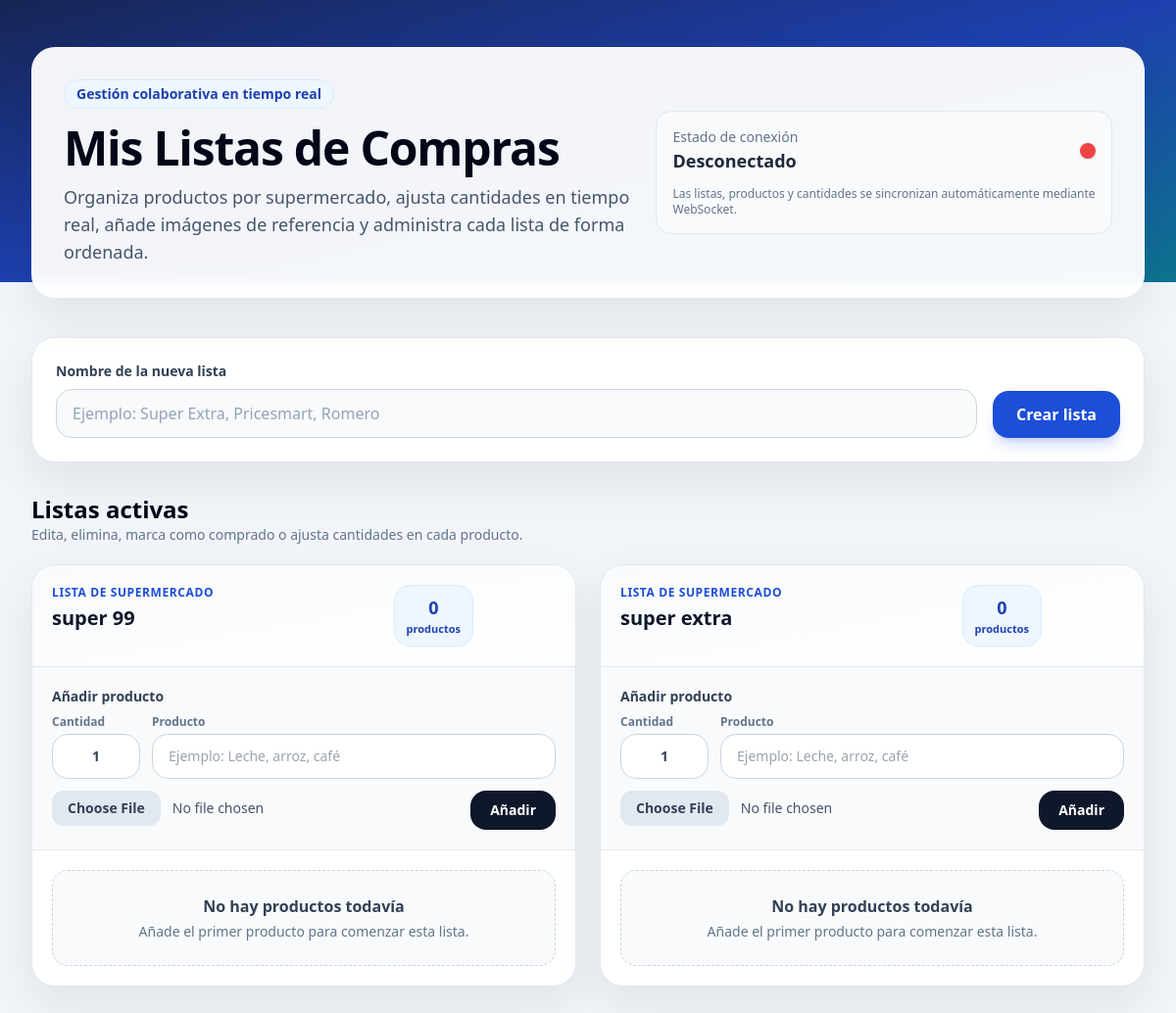
Before: / with the older database file.
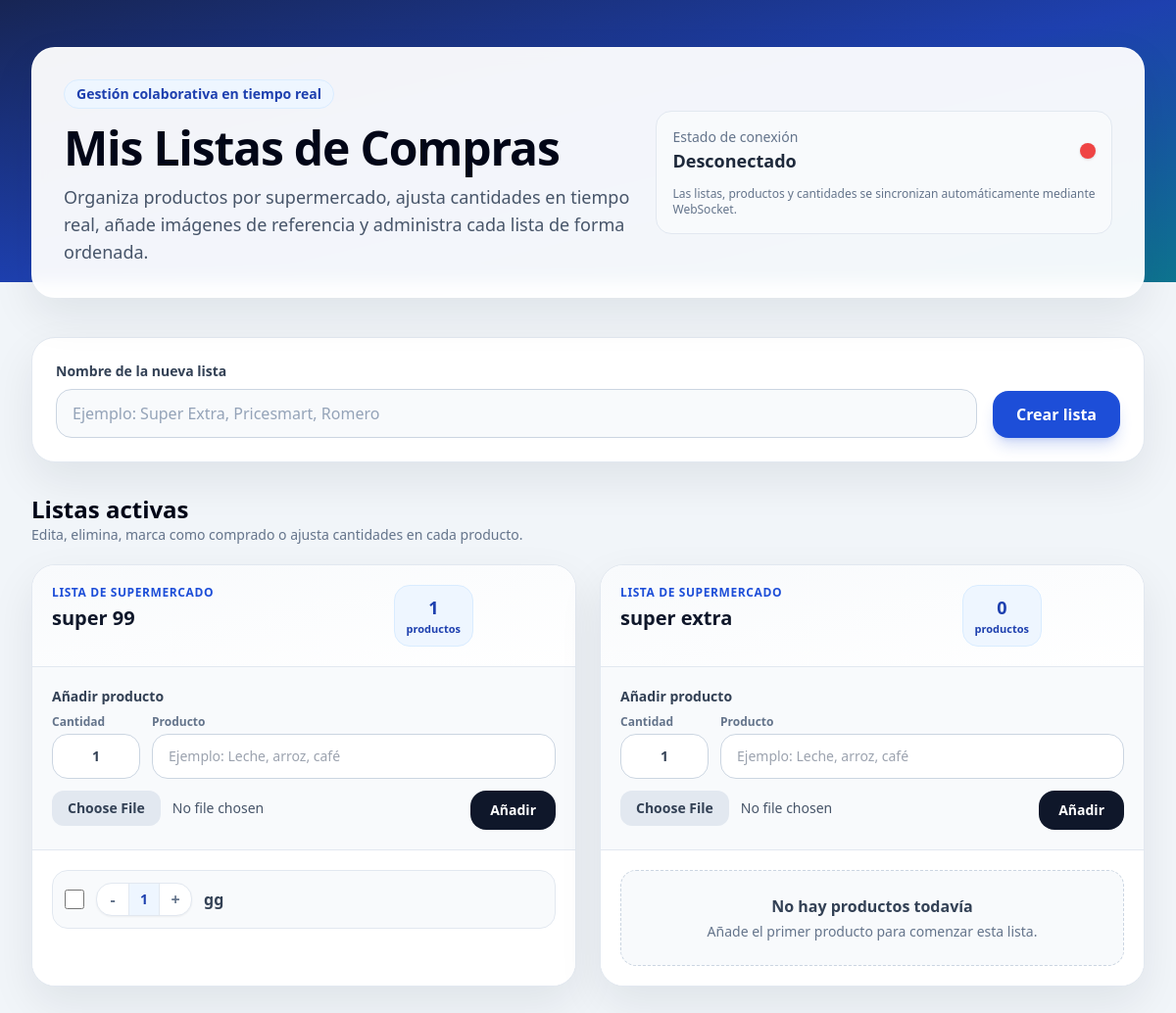
After: the same page with the newer database file.
### core/models.py (models this page shows, shortened)
class ShoppingList(models.Model):
    name = models.CharField(max_length=100)
    created_at = models.DateTimeField(auto_now_add=True)

class Item(models.Model):
    shopping_list = models.ForeignKey(ShoppingList, related_name='items', on_delete=models.CASCADE)
    name = models.CharField(max_length=200)
    quantity = models.IntegerField(default=1)
    image = models.ImageField(upload_to='items/', blank=True, null=True)
    is_done = models.BooleanField(default=False)
    created_at = models.DateTimeField(auto_now_add=True)

### core/views.py (the view)
# urls.py: path('', views.index, name='index'),
def index(request):
    lists = ShoppingList.objects.prefetch_related(
        Prefetch('items', queryset=Item.objects.filter(is_done=False).order_by('-created_at'))
    ).order_by('-created_at')
    return render(request, 'core/index.html', {'lists': lists})

### core/templates/core/index.html (shortened to what this page needs)
<!DOCTYPE html>
<html lang="es">
<head>
    <script src="https://cdn.tailwindcss.com"></script>
</head>
<body class="min-h-screen bg-slate-100 text-slate-800 font-sans">
    <main class="relative max-w-7xl mx-auto px-4 sm:px-6 lg:px-8 py-8 lg:py-12">
        <section class="mb-8 lg:mb-10">
            <div class="bg-white/95 backdrop-blur rounded-3xl shadow-soft border border-white/70 p-6 lg:p-8">
                <div class="flex flex-col lg:flex-row lg:items-center lg:justify-between gap-6">
                    <div>
                        <span class="inline-flex items-center gap-2 px-3 py-1 rounded-full bg-brand-50 text-brand-700 text-sm font-semibold border border-brand-100">
                            Gestión colaborativa en tiempo real
                        </span>
                        <h1 class="mt-4 text-3xl sm:text-4xl lg:text-5xl font-extrabold tracking-tight text-slate-950">
                            Mis Listas de Compras
                        </h1>
                        <p class="mt-3 max-w-2xl text-slate-600 text-base lg:text-lg">
                            Organiza productos por supermercado, ajusta cantidades en tiempo real, añade imágenes de referencia y administra cada lista de forma ordenada.
                        </p>
                    </div>
                    <div class="bg-slate-50 rounded-2xl border border-slate-200 p-4 min-w-full sm:min-w-[280px] lg:min-w-[320px]">
                        <div class="flex items-center justify-between gap-4">
                            <div>
                                <p class="text-sm text-slate-500">Estado de conexión</p>
                                <p id="connection-text" class="text-lg font-bold text-slate-800">Conectando...</p>
                            </div>
                            <div id="connection-dot" class="w-4 h-4 rounded-full bg-amber-400 shadow"></div>
                        </div>
                        <p class="mt-3 text-xs text-slate-500">
                            Las listas, productos y cantidades se sincronizan automáticamente mediante WebSocket.
                        </p>
                    </div>
                </div>
            </div>
        </section>
        <section class="mb-8">
            <form id="create-list-form" class="bg-white rounded-3xl shadow-soft border border-slate-200 p-5 lg:p-6">
                <div class="grid grid-cols-1 lg:grid-cols-[1fr_auto] gap-4 lg:items-end">
                    <div>
                        <label for="new-list-name" class="block text-sm font-semibold text-slate-700 mb-2">
                            Nombre de la nueva lista
                        </label>
                        <input
                            type="text"
                            id="new-list-name"
                            placeholder="Ejemplo: Super Extra, Pricesmart, Romero"
                            required
                            maxlength="80"
                            class="w-full rounded-2xl border border-slate-300 bg-slate-50 px-4 py-3 text-slate-800 placeholder:text-slate-400 outline-none transition focus:bg-white focus:border-brand-500 focus:ring-4 focus:ring-brand-100"
                        >
                    </div>
                    <button
                        type="submit"
                        id="create-list-button"
                        class="inline-flex items-center justify-center rounded-2xl bg-brand-600 px-6 py-3 font-bold text-white shadow-lg shadow-brand-600/20 transition hover:bg-brand-700 hover:-translate-y-0.5 focus:outline-none focus:ring-4 focus:ring-brand-100"
                    >
                        Crear lista
                    </button>
                </div>
            </form>
        </section>
        <section>
            <div class="flex flex-col sm:flex-row sm:items-end sm:justify-between gap-3 mb-5">
                <div>
                    <h2 class="text-2xl font-extrabold text-white lg:text-slate-950">
                        Listas activas
                    </h2>
                    <p class="text-sm text-white/80 lg:text-slate-500">
                        Edita, elimina, marca como comprado o ajusta cantidades en cada producto.
                    </p>
                </div>
            </div>
            <div id="lists-container" class="grid grid-cols-1 md:grid-cols-2 xl:grid-cols-3 gap-6">
                {% for list in lists %}
                    <article
                        id="list-card-{{ list.id }}"
                        class="group/list bg-white rounded-3xl shadow-soft border border-slate-200 overflow-hidden flex flex-col transition duration-300 hover:-translate-y-1 hover:shadow-xl"
                    >
                        <div class="p-5 bg-gradient-to-br from-slate-50 to-white border-b border-slate-200">
                            <div class="flex items-start justify-between gap-4">
                                <div class="min-w-0">
                                    <p class="text-xs uppercase tracking-wider font-bold text-brand-600">
                                        Lista de supermercado
                                    </p>
                                    <h3 id="list-title-{{ list.id }}" class="mt-1 text-xl font-extrabold text-slate-900 break-words">
                                        {{ list.name }}
                                    </h3>
                                </div>
                                <div class="flex items-start gap-2 shrink-0">
                                    <div class="rounded-2xl bg-brand-50 border border-brand-100 px-3 py-2 text-center">
                                        <p id="count-{{ list.id }}" class="text-lg font-extrabold text-brand-700">
                                            {{ list.items.count }}
                                        </p>
                                        <p class="text-[11px] font-semibold text-brand-700">
                                            productos
                                        </p>
                                    </div>
                                </div>
                            </div>
                        </div>
                        <form onsubmit="submitItem(event, {{ list.id }})" class="p-5 border-b border-slate-200 bg-slate-50">
                            <label class="block text-sm font-semibold text-slate-700 mb-2">
                                Añadir producto
                            </label>
                            <div class="grid grid-cols-[90px_1fr] gap-3">
                                <div>
                                    <label for="item-quantity-{{ list.id }}" class="block text-xs font-bold text-slate-500 mb-1">
                                        Cantidad
                                    </label>
                                    <input
                                        type="number"
                                        id="item-quantity-{{ list.id }}"
                                        placeholder="Cant."
                                        value="1"
                                        min="1"
                                        class="w-full rounded-2xl border border-slate-300 bg-white px-3 py-3 text-sm text-center font-extrabold text-slate-700 outline-none transition focus:border-brand-500 focus:ring-4 focus:ring-brand-100"
                                    >
                                </div>
                                <div>
                                    <label for="item-name-{{ list.id }}" class="block text-xs font-bold text-slate-500 mb-1">
                                        Producto
                                    </label>
                                    <input
                                        type="text"
                                        id="item-name-{{ list.id }}"
                                        placeholder="Ejemplo: Leche, arroz, café"
                                        required
                                        maxlength="100"
                                        class="w-full rounded-2xl border border-slate-300 bg-white px-4 py-3 text-sm outline-none transition focus:border-brand-500 focus:ring-4 focus:ring-brand-100"
                                    >
                                </div>
                            </div>
                            <div class="mt-3 grid grid-cols-1 sm:grid-cols-[1fr_auto] gap-3">
                                <input
                                    type="file"
                                    id="item-image-{{ list.id }}"
                                    accept="image/*"
                                    class="block w-full text-sm text-slate-600 file:mr-3 file:rounded-xl file:border-0 file:bg-slate-200 file:px-4 file:py-2 file:text-sm file:font-semibold file:text-slate-700 hover:file:bg-slate-300"
                                >
                                <button
                                    type="submit"
                                    class="rounded-2xl bg-slate-900 px-5 py-2.5 text-sm font-bold text-white transition hover:bg-brand-700 focus:outline-none focus:ring-4 focus:ring-brand-100"
                                >
                                    Añadir
                                </button>
                            </div>
                        </form>
                        <div id="items-for-{{ list.id }}" class="p-5 flex-1 overflow-y-auto max-h-[420px] custom-scrollbar bg-white">
                            {% for item in list.items.all %}
                                <div
                                    id="item-{{ item.id }}"
                                    class="group/item flex items-center justify-between gap-4 bg-slate-50 p-3 mb-3 rounded-2xl border border-slate-200 transition-all duration-700 ease-out hover:bg-white hover:shadow-sm"
                                >
                                    <div class="flex items-center gap-3 min-w-0">
                                        <input
                                            type="checkbox"
                                            onclick="markDone({{ item.id }})"
                                            class="w-5 h-5 accent-green-600 rounded cursor-pointer shrink-0"
                                            aria-label="Marcar producto como comprado"
                                        >
                                        <div class="inline-flex items-center rounded-2xl bg-white border border-slate-200 shadow-sm overflow-hidden shrink-0">
                                            <button
                                                type="button"
                                                onclick="changeQty({{ item.id }}, -1)"
                                                class="w-8 h-8 inline-flex items-center justify-center text-slate-500 font-extrabold transition hover:bg-slate-100 hover:text-slate-900"
                                                title="Disminuir cantidad"
                                            >
                                                -
                                            </button>
                                            <span
                                                id="qty-text-{{ item.id }}"
                                                class="min-w-8 h-8 inline-flex items-center justify-center px-2 text-sm font-extrabold text-brand-700 bg-brand-50 border-x border-slate-200"
                                            >
                                                {{ item.quantity|default:"1" }}
                                            </span>
                                            <button
                                                type="button"
                                                onclick="changeQty({{ item.id }}, 1)"
                                                class="w-8 h-8 inline-flex items-center justify-center text-slate-500 font-extrabold transition hover:bg-slate-100 hover:text-slate-900"
                                                title="Aumentar cantidad"
                                            >
                                                +
                                            </button>
                                        </div>
                                        <p id="item-text-{{ item.id }}" class="font-semibold text-slate-700 break-words">
                                            {{ item.name }}
                                        </p>
                                    </div>
                                    <div class="flex items-center gap-2 shrink-0">
                                    </div>
                                </div>
                            {% empty %}
                                <div id="empty-{{ list.id }}" class="text-center border border-dashed border-slate-300 rounded-2xl p-6 bg-slate-50">
                                    <p class="font-bold text-slate-700">No hay productos todavía</p>
                                    <p class="mt-1 text-sm text-slate-500">
                                        Añade el primer producto para comenzar esta lista.
                                    </p>
                                </div>
                            {% endfor %}
                        </div>
                    </article>
                {% endfor %}
            </div>
        </section>
    </main>
</body>
</html>

### core/templates/core/index.html (style rules this page uses)
html { scroll-behavior: smooth; }
input[type=number] { -moz-appearance: textfield; }

Changed rows visible on the page:
shown differently, row unchanged: ShoppingList "super 99": items.count "0" → "1"; no longer shows "No hay productos todavía Añade el primer producto para comenzar esta lista."
added Item: quantity "1", name "gg", shown under ShoppingList "super 99"
